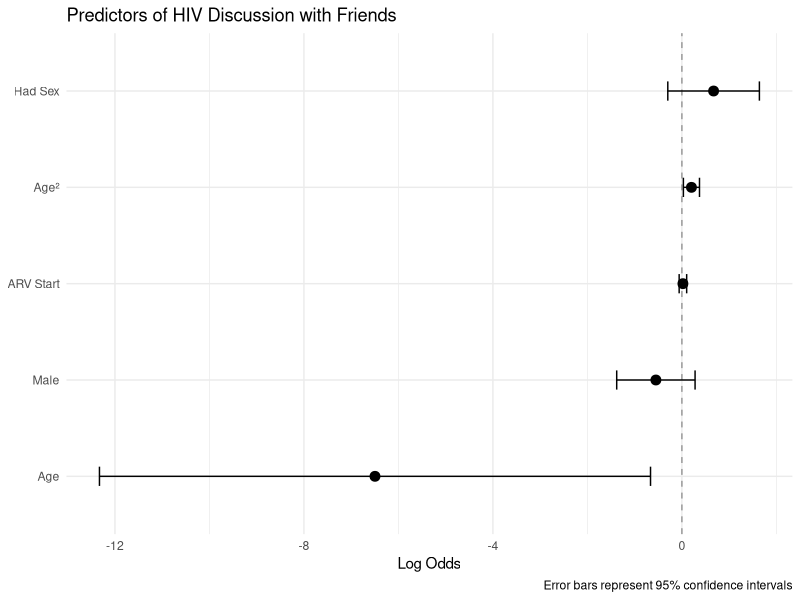

Generate this figure with R:
## ---- chunk 1
knitr::opts_chunk$set(echo = TRUE)
## ---- chunk 2
library(tidyverse)
library(broom)
## ---- chunk 3
# Read data 
data <- read.csv("data_synth.csv")

# Print all column names
cat("All columns in dataset:\n")
print(names(data))

# Assignment requires:
required_vars <- c("age", "male", "single", "inschool", 
                  "arv_start", "arv_dura", "lifetime", 
                  "hiv_talk_friend", "education_4cat")  

# Identify columns we can drop
columns_to_drop <- setdiff(names(data), required_vars)
cat("\nColumns we can drop:\n")
print(columns_to_drop)

## ---- chunk 4
# Drop unwanted columns
data$employ = NULL
data$sex_nocondom = NULL 
data$sex_drug = NULL
data$transi = NULL

# Create a simple data frame for missing values
missing_table = data.frame(
    Column = names(data),
    Missing_Values = sapply(data, function(x) sum(is.na(x))),
    Percent_Missing = sapply(data, function(x) round(sum(is.na(x))/length(x)*100, 2))
)

# Print the formatted table
print(missing_table)
## ---- chunk 5
# Drop rows where arv_start or arv_dura has missing values
data <- data[!is.na(data$arv_start) & !is.na(data$arv_dura), ]

# Recheck the structure of the dataset
str(data)

# Recalculate the missing data table to confirm no missing values remain
missing_table <- data.frame(
    Column = names(data),
    Missing_Values = sapply(data, function(x) sum(is.na(x))),
    Percent_Missing = sapply(data, function(x) round(sum(is.na(x))/length(x)*100, 2))
)
print(missing_table)

## ---- chunk 6
# Convert male to a factor with labels "Female" and "Male"
data$gender <- factor(data$male, levels = c(0, 1), labels = c("Female", "Male"))

# Create a summary table stratified by gender with simplified column names
summary_table <- data %>%
  group_by(gender) %>%
  summarise(
    Mean_Age = mean(age, na.rm = TRUE),
    SD_Age = sd(age, na.rm = TRUE),
    Mean_Single = mean(single, na.rm = TRUE),
    SD_Single = sd(single, na.rm = TRUE),
    Mean_InSchool = mean(inschool, na.rm = TRUE),
    SD_InSchool = sd(inschool, na.rm = TRUE),
    Mean_ARV_Start = mean(arv_start, na.rm = TRUE),
    SD_ARV_Start = sd(arv_start, na.rm = TRUE),
    Mean_ARV_Duration = mean(arv_dura, na.rm = TRUE),
    SD_ARV_Duration = sd(arv_dura, na.rm = TRUE),
    Mean_Lifetime = mean(lifetime, na.rm = TRUE),
    SD_Lifetime = sd(lifetime, na.rm = TRUE)
  )

# Print the summary table
print(summary_table)
## ---- chunk 7
# Final logistic regression model
final_model <- glm(
  hiv_talk_friend ~ age + I(age^2) + gender + lifetime + arv_start,
  data = data,   # Added the dataset name here
  family = binomial
)

# Summarize the model
model_summary <- summary(final_model)

# Extract coefficients, odds ratios, and p-values
exp_coef_final <- exp(coef(final_model))  # Odds ratios

# Create a regression table
regression_table <- data.frame(
  Predictor = rownames(model_summary$coefficients),
  Estimate_Log_Odds = coef(final_model),
  Odds_Ratio = exp_coef_final,
  p_value = model_summary$coefficients[, 4]
)

# Print the regression table
print("Final Logistic Regression Results:")
print(regression_table)
## ---- chunk 8

# Create coefficient plot (without intercept)
plot_data <- data.frame(
    term = c("Age", "Age²", "Male", "Had Sex", "ARV Start"),
    estimate = c(-6.49568386, 0.20239010, -0.55004965, 0.67137508, 0.02194829)
)
plot_data$std.error <- sqrt(diag(vcov(final_model)))[-1]
plot_data$conf.low <- plot_data$estimate - 1.96 * plot_data$std.error
plot_data$conf.high <- plot_data$estimate + 1.96 * plot_data$std.error

ggplot(plot_data, aes(x = estimate, y = reorder(term, estimate))) +
    geom_vline(xintercept = 0, linetype = "dashed", color = "gray60") +
    geom_point(size = 3) +
    geom_errorbarh(aes(xmin = conf.low, xmax = conf.high), height = 0.2) +
    labs(
        title = "Predictors of HIV Discussion with Friends",
        x = "Log Odds",
        y = NULL,
        caption = "Error bars represent 95% confidence intervals"
    ) +
    theme_minimal()


